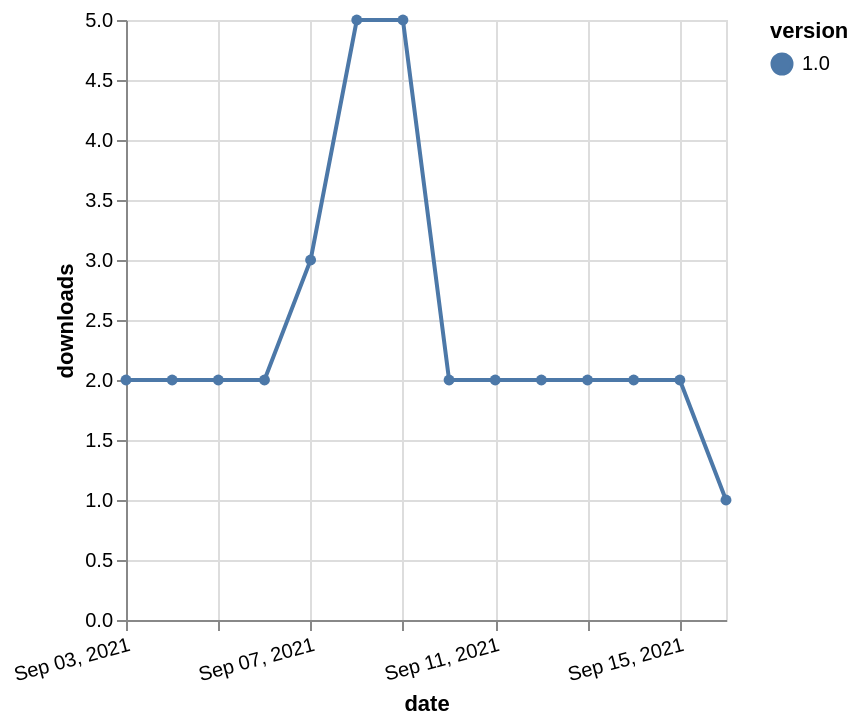

Write the Vega-Lite specification saved for this chart.
### Vega-Lite specification from a JSON file in a GitHub repository (floating-point values rounded to 4 significant figures)
{"$schema": "https://vega.github.io/schema/vega-lite/v5.json", "description": "A simple bar chart with embedded data.", "data": {"values": [{"date": "2021-09-03", "total": 1972, "delta": 2, "version": "1.0"}, {"date": "2021-09-04", "total": 1974, "delta": 2, "version": "1.0"}, {"date": "2021-09-05", "total": 1976, "delta": 2, "version": "1.0"}, {"date": "2021-09-06", "total": 1978, "delta": 2, "version": "1.0"}, {"date": "2021-09-07", "total": 1981, "delta": 3, "version": "1.0"}, {"date": "2021-09-08", "total": 1986, "delta": 5, "version": "1.0"}, {"date": "2021-09-09", "total": 1991, "delta": 5, "version": "1.0"}, {"date": "2021-09-10", "total": 1993, "delta": 2, "version": "1.0"}, {"date": "2021-09-11", "total": 1995, "delta": 2, "version": "1.0"}, {"date": "2021-09-12", "total": 1997, "delta": 2, "version": "1.0"}, {"date": "2021-09-13", "total": 1999, "delta": 2, "version": "1.0"}, {"date": "2021-09-14", "total": 2001, "delta": 2, "version": "1.0"}, {"date": "2021-09-15", "total": 2003, "delta": 2, "version": "1.0"}, {"date": "2021-09-16", "total": 2004, "delta": 1, "version": "1.0"}]}, "width": "container", "mark": {"type": "line", "point": {"filled": true}}, "encoding": {"x": {"field": "date", "type": "temporal", "timeUnit": "yearmonthdate", "title": "date", "axis": {"labelAngle": -15}}, "y": {"field": "delta", "type": "quantitative", "title": "downloads"}, "color": {"field": "version", "type": "nominal"}, "tooltip": {"field": "delta"}}}
